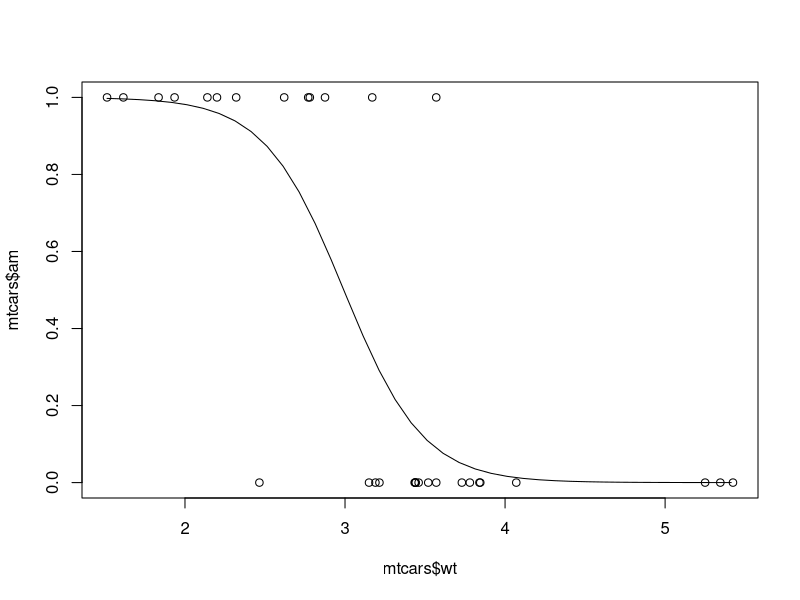

Recreate this plot in R.
# Logistic Regression example on am~wt on Mtcaras Dataset

str(mtcars)
model <- glm(formula = am ~ wt , data = mtcars, family = "binomial")
model
range(mtcars$wt)
x<- seq(min(mtcars$wt), max(mtcars$wt), 0.1)
x
y <- predict(model,list(wt=x), type = "response")
y
plot(mtcars$wt, mtcars$am)
lines(x,y)
summary(model)


x<- c(1,0,2,0,3,0,100)
sd(x)
y <-sum(x)
y
z <-mean(x)
z
